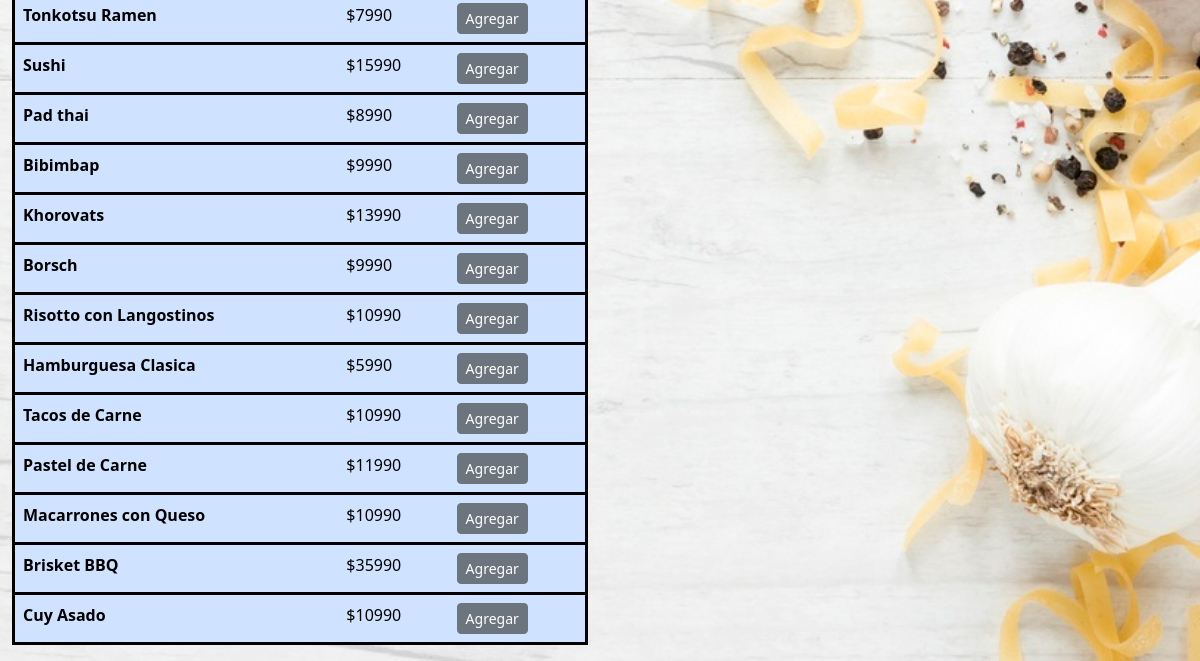
/ingresopedidomesa/1 (signed in, lower part), run on an earlier commit of the app's database.
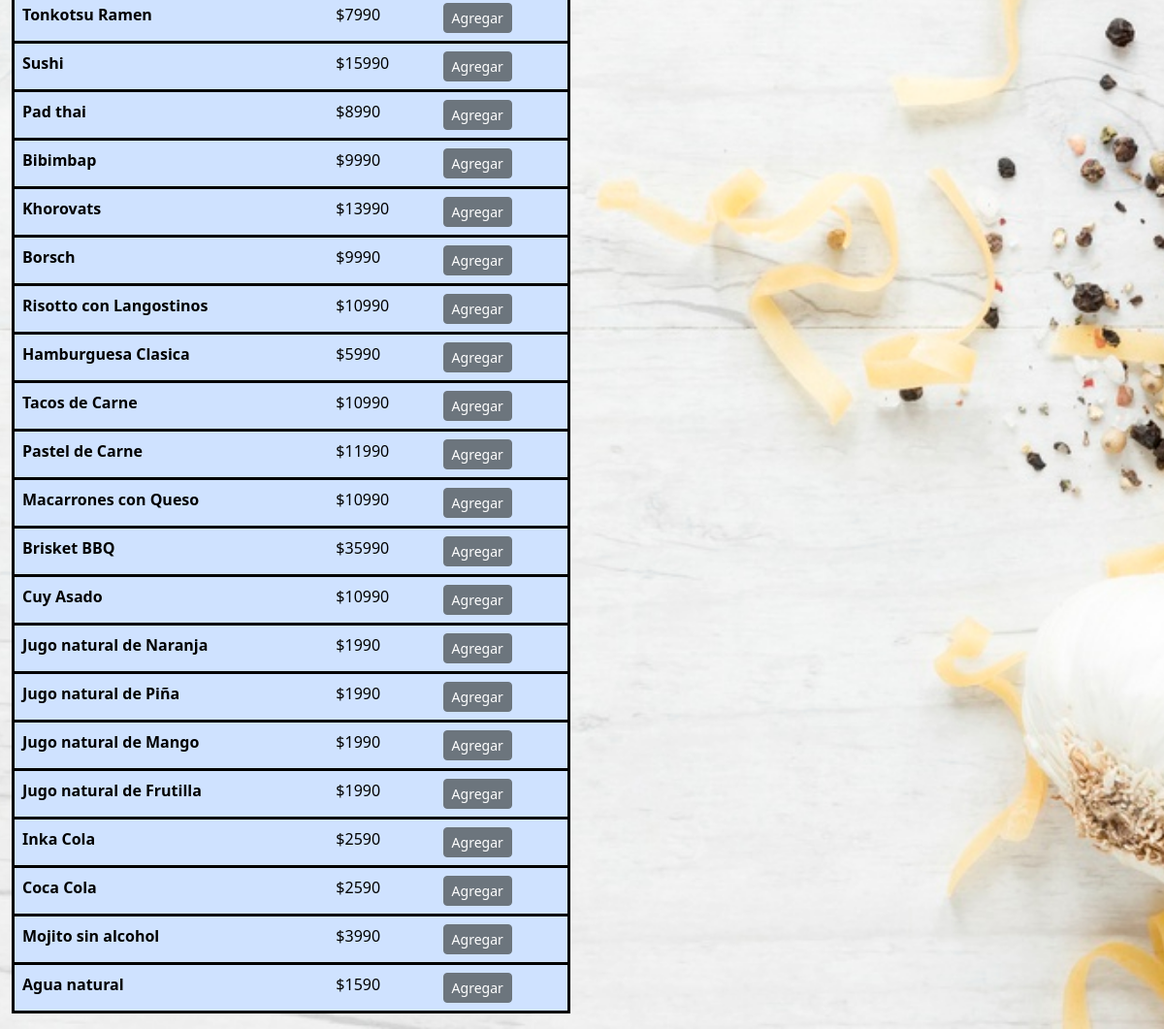
And on a later commit of the database.
### appweb/models.py (models this page shows, shortened)
class Platos(models.Model):
    ID_Plato = models.AutoField(primary_key=True, help_text="Id del plato")
    Nombre = models.CharField(max_length=50)
    Costo = models.IntegerField()
    Region = models.CharField(max_length=50, choices=region_choices)
    Cantidad_Comensales = models.IntegerField()
    Descripcion = models.TextField(max_length=200)
    Disponibilidad = models.BooleanField(default=0)
    imagen = models.ImageField(upload_to="Platos", null=True)

### appweb/views.py (the view)
# urls.py: path('ingresopedidomesa/<Mesa>',ingresopedidomesa,name='ingresopedidomesa'),
@login_required(login_url="/accounts/login")
@permission_required (['auth.view_user'], login_url="/")
def ingresopedidomesa (request,Mesa):
    Menu_local = Platos.objects.all()
    Pedidoss = Descripción_Pedidos.objects.all().filter(ID_Pedido=Mesa)
    try:
        pedido = Pedidos.objects.get(ID_Pedido=Mesa)
    except Pedidos.DoesNotExist:
        pedido = None
    total_cantidad = Pedidoss.aggregate(Sum('Costo'))['Costo__sum']
    if total_cantidad is None:
        total_cantidad = 0
    data = {
        "Menu" : Menu_local ,
        "mesa":Mesa,
        "Pedido":Pedidoss,
        "Pedi":pedido,
        "total_cantidad": total_cantidad,
    }
    return render (request,"mantenedor/garzon/ingresopedidomesa.html",data)

### appweb/context_processor.py (called while the page is built)
def costo_total_carro(request):
    total=0
    if 'carro' in request.session:
        for key, value in request.session["carro"].items():
            total=total+(int(value["precio"]))
    return {"costo_total_carro":total}

### appweb/templates/mantenedor/garzon/ingresopedidomesa.html (shortened to what this page needs)
{% extends 'base.html' %}
{% load static %}
{% load crispy_forms_tags %}
{% block contenido %}
<div class="container-fluid">
  <div class="row">
    <div class="col-6 d-flex flex-column">
      <table class="table mt-3 table-primary">
        <tbody>
          {% for m in Menu %}
          {% if m.Disponibilidad == 1 %}
            <tr class="border border-3 border border-black black-row" style="margin-bottom: 10px;">
              <th scope="row">{{ m.Nombre }}</th>
              <td>${{ m.Costo }}</td>
              <td><a href="{% url 'pedidolista' mesa m.ID_Plato %}" class="btn btn-secondary btn-sm">Agregar</a></td>
            </tr>
          {% endif %}
          {% endfor %}
        </tbody>
      </table>
    </div>
    <div class="col-6 d-flex flex-column">
    </div>
  </div>
</div>
{% endblock %}

What changed in the data, as far as the page shows it:
added Platos: Nombre "Jugo natural de Naranja", Costo "1990"
added Platos: Nombre "Jugo natural de Piña", Costo "1990"
added Platos: Nombre "Jugo natural de Mango", Costo "1990"
added Platos: Nombre "Jugo natural de Frutilla", Costo "1990"
added Platos: Nombre "Inka Cola", Costo "2590"
added Platos: Nombre "Coca Cola", Costo "2590"
added Platos: Nombre "Mojito sin alcohol", Costo "3990"
added Platos: Nombre "Agua natural", Costo "1590"
